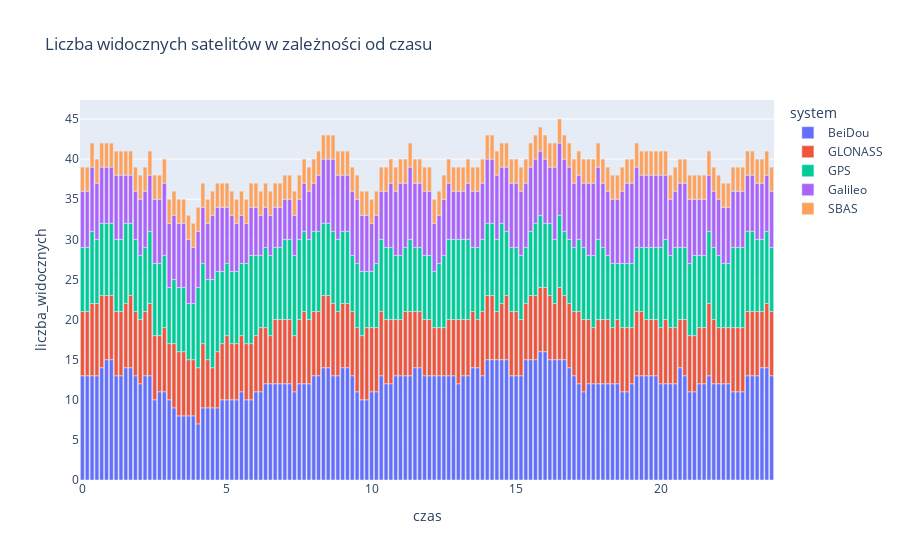

Notebook cell for this chart:
### Code cell
visible_sat = df[df['visible'] == True]
visible_sat = visible_sat.groupby(['czas', 'system']).agg(liczba_widocznych=('visible', 'sum'))
visible_sat = visible_sat.reset_index()
fig = px.bar(visible_sat, x='czas', y='liczba_widocznych', color="system", title='Liczba widocznych satelitów w zależności od czasu') 
fig.show()

### Figure 1 — Plotly figure (JSON) as saved in the notebook; plotly's stock layout.template omitted (floating-point values rounded to 4 significant figures; data arrays with more than 128 entries replaced by an {"elided": "..."} marker saying what was removed)
{"data": [{"alignmentgroup": "True", "hovertemplate": "system=BeiDou<br>czas=%{x}<br>liczba_widocznych=%{y}<extra></extra>", "legendgroup": "BeiDou", "marker": {"color": "#636efa", "pattern": {"shape": ""}}, "name": "BeiDou", "offsetgroup": "BeiDou", "orientation": "v", "showlegend": true, "textposition": "auto", "type": "bar", "x": {"elided": "144 float values"}, "xaxis": "x", "y": {"elided": "144 int values"}, "yaxis": "y"}, {"alignmentgroup": "True", "hovertemplate": "system=GLONASS<br>czas=%{x}<br>liczba_widocznych=%{y}<extra></extra>", "legendgroup": "GLONASS", "marker": {"color": "#EF553B", "pattern": {"shape": ""}}, "name": "GLONASS", "offsetgroup": "GLONASS", "orientation": "v", "showlegend": true, "textposition": "auto", "type": "bar", "x": {"elided": "144 float values"}, "xaxis": "x", "y": {"elided": "144 int values"}, "yaxis": "y"}, {"alignmentgroup": "True", "hovertemplate": "system=GPS<br>czas=%{x}<br>liczba_widocznych=%{y}<extra></extra>", "legendgroup": "GPS", "marker": {"color": "#00cc96", "pattern": {"shape": ""}}, "name": "GPS", "offsetgroup": "GPS", "orientation": "v", "showlegend": true, "textposition": "auto", "type": "bar", "x": {"elided": "144 float values"}, "xaxis": "x", "y": {"elided": "144 int values"}, "yaxis": "y"}, {"alignmentgroup": "True", "hovertemplate": "system=Galileo<br>czas=%{x}<br>liczba_widocznych=%{y}<extra></extra>", "legendgroup": "Galileo", "marker": {"color": "#ab63fa", "pattern": {"shape": ""}}, "name": "Galileo", "offsetgroup": "Galileo", "orientation": "v", "showlegend": true, "textposition": "auto", "type": "bar", "x": {"elided": "144 float values"}, "xaxis": "x", "y": {"elided": "144 int values"}, "yaxis": "y"}, {"alignmentgroup": "True", "hovertemplate": "system=SBAS<br>czas=%{x}<br>liczba_widocznych=%{y}<extra></extra>", "legendgroup": "SBAS", "marker": {"color": "#FFA15A", "pattern": {"shape": ""}}, "name": "SBAS", "offsetgroup": "SBAS", "orientation": "v", "showlegend": true, "textposition": "auto", "type": "bar", "x": {"elided": "144 float values"}, "xaxis": "x", "y": {"elided": "144 int values"}, "yaxis": "y"}], "layout": {"barmode": "relative", "legend": {"title": {"text": "system"}, "tracegroupgap": 0}, "title": {"text": "Liczba widocznych satelitów w zależności od czasu"}, "xaxis": {"anchor": "y", "domain": [0, 1], "title": {"text": "czas"}}, "yaxis": {"anchor": "x", "domain": [0, 1], "title": {"text": "liczba_widocznych"}}}}
